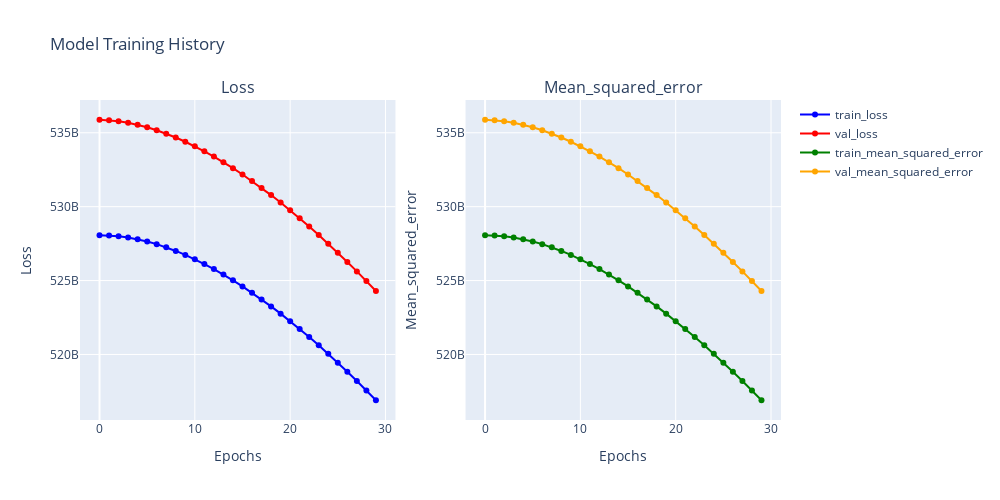

Notebook code for this chart:
### Code cell
# Plot the training and validation accuracy over epochs
plot_history(history, metric='mean_squared_error')
